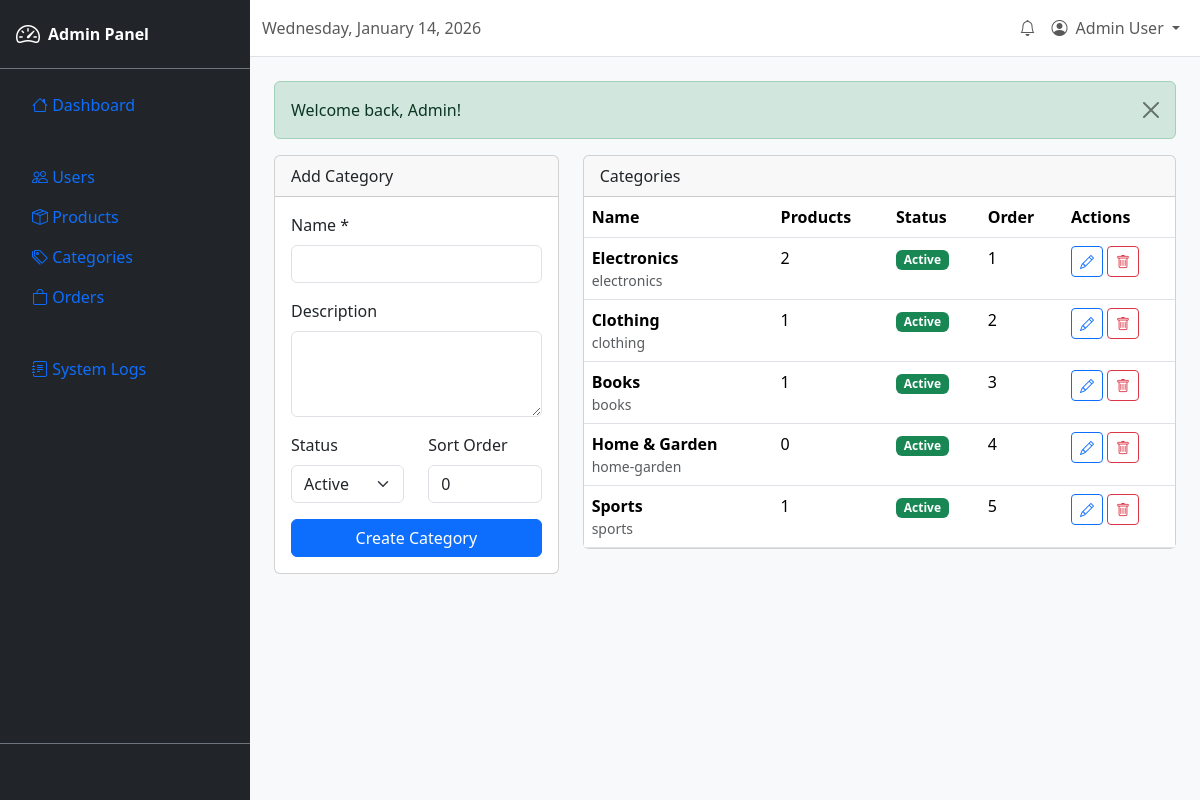
Screenshot of /admin/categories.php (signed in) with the database file from the repository.
### tables this page shows
CREATE TABLE categories (
    id INT AUTO_INCREMENT PRIMARY KEY,

     
    name VARCHAR(100) NOT NULL,

     
    slug VARCHAR(100) NOT NULL UNIQUE,

     
    description TEXT DEFAULT NULL,

     
    image VARCHAR(255) DEFAULT NULL,

     
    parent_id INT DEFAULT NULL,

     
    sort_order INT DEFAULT 0,

     
    status ENUM('active', 'inactive') DEFAULT 'active',

     
    created_at TIMESTAMP DEFAULT CURRENT_TIMESTAMP,
    updated_at TIMESTAMP DEFAULT CURRENT_TIMESTAMP ON UPDATE CURRENT_TIMESTAMP,

     
    FOREIGN KEY (parent_id) REFERENCES categories(id) ON DELETE SET NULL,

     
    INDEX idx_slug (slug)
);

### includes/functions.php (called while the page is built, shortened)
<?php
function sanitize(string $input): string
{
    return htmlspecialchars(trim($input), ENT_QUOTES, 'UTF-8');
}
function getFlashMessage(): ?array
{
    if (isset($_SESSION['flash_message'])) {
        $message = $_SESSION['flash_message'];
        return $message;
    }
    return null;
}

### admin/categories.php (the view, shortened to what this page needs)
<?php
$db = getDB();
$categories = $db->query("
    SELECT c.*, COUNT(p.id) as product_count
    FROM categories c
    LEFT JOIN products p ON c.id = p.category_id
    GROUP BY c.id
    ORDER BY c.sort_order, c.name
")->fetchAll();
$editCategory = null;
?>
<!DOCTYPE html>
<html lang="en">
<head>
    <link href="https://cdn.jsdelivr.net/npm/bootstrap@5.3.2/dist/css/bootstrap.min.css" rel="stylesheet">
    <link href="https://cdn.jsdelivr.net/npm/bootstrap-icons@1.11.1/font/bootstrap-icons.css" rel="stylesheet">
</head>
<body>
    <div class="admin-wrapper">
        <?php include __DIR__ . '/includes/sidebar.php'; ?>
        <div class="admin-content">
            <?php include __DIR__ . '/includes/topbar.php'; ?>
            <div class="p-4">
                <?php $flash = getFlashMessage(); ?>
                <?php if ($flash): ?>
                    <div class="alert alert-<?= $flash['type'] === 'error' ? 'danger' : $flash['type'] ?> alert-dismissible">
                        <?= sanitize($flash['message']) ?>
                        <button type="button" class="btn-close" data-bs-dismiss="alert"></button>
                    </div>
                <?php endif; ?>
                <div class="row">
                    <div class="col-md-4">
                        <div class="card">
                            <div class="card-header">
                                <?= $editCategory ? 'Edit Category' : 'Add Category' ?>
                            </div>
                            <div class="card-body">
                                <form method="POST">
                                    <div class="mb-3">
                                        <label class="form-label">Name *</label>
                                        <input type="text" class="form-control" name="name"
                                               value="<?= sanitize($editCategory['name'] ?? '') ?>" required>
                                    </div>
                                    <div class="mb-3">
                                        <label class="form-label">Description</label>
                                        <textarea class="form-control" name="description" rows="3"
                                            ><?= sanitize($editCategory['description'] ?? '') ?></textarea>
                                    </div>
                                    <div class="row mb-3">
                                        <div class="col-6">
                                            <label class="form-label">Status</label>
                                            <select class="form-select" name="status">
                                                <option value="active" <?= ($editCategory['status'] ?? '') === 'active' ? 'selected' : '' ?>>Active</option>
                                            </select>
                                        </div>
                                        <div class="col-6">
                                            <label class="form-label">Sort Order</label>
                                            <input type="number" class="form-control" name="sort_order"
                                                   value="<?= $editCategory['sort_order'] ?? 0 ?>">
                                        </div>
                                    </div>
                                    <div class="d-grid gap-2">
                                        <button type="submit" class="btn btn-primary">
                                            <?= $editCategory ? 'Update' : 'Create' ?> Category
                                        </button>
                                    </div>
                                </form>
                            </div>
                        </div>
                    </div>
                    <div class="col-md-8">
                        <div class="card">
                            <div class="card-header">Categories</div>
                            <div class="card-body p-0">
                                <table class="table table-hover mb-0">
                                    <thead>
                                        <tr>
                                            <th>Name</th>
                                            <th>Products</th>
                                            <th>Status</th>
                                            <th>Order</th>
                                            <th>Actions</th>
                                        </tr>
                                    </thead>
                                    <tbody>
                                        <?php foreach ($categories as $cat): ?>
                                            <tr>
                                                <td>
                                                    <strong><?= sanitize($cat['name']) ?></strong>
                                                    <div class="text-muted small"><?= sanitize($cat['slug']) ?></div>
                                                </td>
                                                <td><?= $cat['product_count'] ?></td>
                                                <td>
                                                    <span class="badge bg-<?= $cat['status'] === 'active' ? 'success' : 'secondary' ?>">
                                                        <?= ucfirst($cat['status']) ?>
                                                    </span>
                                                </td>
                                                <td><?= $cat['sort_order'] ?></td>
                                                <td>
                                                    <a href="?action=edit&id=<?= $cat['id'] ?>" class="btn btn-sm btn-outline-primary">
                                                        <i class="bi bi-pencil"></i>
                                                    </a>
                                                    <form method="POST" class="d-inline" onsubmit="return confirm('Delete?')">
                                                        <button type="submit" class="btn btn-sm btn-outline-danger">
                                                            <i class="bi bi-trash"></i>
                                                        </button>
                                                    </form>
                                                </td>
                                            </tr>
                                        <?php endforeach; ?>
                                    </tbody>
                                </table>
                            </div>
                        </div>
                    </div>
                </div>
            </div>
        </div>
    </div>
</body>
</html>

### admin/includes/sidebar.php
<?php
$currentPage = basename($_SERVER['PHP_SELF'], '.php');
?>
<nav class="admin-sidebar d-flex flex-column">
    <div class="p-3 border-bottom border-secondary">
        <a href="<?= BASE_URL ?>/admin/index.php" class="text-white text-decoration-none d-flex align-items-center">
            <i class="bi bi-speedometer2 fs-4 me-2"></i>
            <span class="fw-bold">Admin Panel</span>
        </a>
    </div>
    <ul class="nav flex-column p-3">
        <li class="nav-item">
            <a href="<?= BASE_URL ?>/admin/index.php"
               class="nav-link <?= $currentPage === 'index' ? 'active' : '' ?>">
                <i class="bi bi-house"></i> Dashboard
            </a>
        </li>
        <li class="nav-item mt-2">
            <span class="text-muted small text-uppercase px-3">Management</span>
        </li>
        <li class="nav-item">
            <a href="<?= BASE_URL ?>/admin/users.php"
               class="nav-link <?= $currentPage === 'users' ? 'active' : '' ?>">
                <i class="bi bi-people"></i> Users
            </a>
        </li>
        <li class="nav-item">
            <a href="<?= BASE_URL ?>/admin/products.php"
               class="nav-link <?= $currentPage === 'products' ? 'active' : '' ?>">
                <i class="bi bi-box-seam"></i> Products
            </a>
        </li>
        <li class="nav-item">
            <a href="<?= BASE_URL ?>/admin/categories.php"
               class="nav-link <?= $currentPage === 'categories' ? 'active' : '' ?>">
                <i class="bi bi-tags"></i> Categories
            </a>
        </li>
        <li class="nav-item">
            <a href="<?= BASE_URL ?>/admin/orders.php"
               class="nav-link <?= $currentPage === 'orders' ? 'active' : '' ?>">
                <i class="bi bi-bag"></i> Orders
            </a>
        </li>
        <li class="nav-item mt-2">
            <span class="text-muted small text-uppercase px-3">Reports</span>
        </li>
        <li class="nav-item">
            <a href="<?= BASE_URL ?>/admin/logs.php"
               class="nav-link <?= $currentPage === 'logs' ? 'active' : '' ?>">
                <i class="bi bi-journal-text"></i> System Logs
            </a>
        </li>
    </ul>
    <div class="mt-auto p-3 border-top border-secondary">
        <a href="<?= BASE_URL ?>/index.php" class="text-muted text-decoration-none small">
            <i class="bi bi-arrow-left"></i> Back to Store
        </a>
    </div>
</nav>

### admin/includes/topbar.php (shortened to what this page needs)
<nav class="navbar navbar-expand navbar-light bg-white border-bottom">
    <div class="container-fluid">
        <span class="navbar-text">
            <?= date('l, F j, Y') ?>
        </span>
        <ul class="navbar-nav ms-auto">
            <li class="nav-item dropdown">
                <a class="nav-link" href="#" data-bs-toggle="dropdown">
                    <i class="bi bi-bell"></i>
                </a>
            </li>
            <li class="nav-item dropdown">
                <a class="nav-link dropdown-toggle" href="#" data-bs-toggle="dropdown">
                    <i class="bi bi-person-circle me-1"></i>
                    <?= sanitize($_SESSION['user_name'] ?? 'Admin') ?>
                </a>
            </li>
        </ul>
    </div>
</nav>

### admin/categories.php (style rules this page uses)
.admin-wrapper { display: flex; min-height: 100vh; }
.admin-sidebar { width: 250px; background: #212529; }
.admin-content { flex: 1; background: #f8f9fa; }

### rows the page displays
categories: name "Electronics", slug "electronics", product_count "2", status "Active", sort_order "1"
categories: name "Clothing", slug "clothing", product_count "1", status "Active", sort_order "2"
categories: name "Books", slug "books", product_count "1", status "Active", sort_order "3"
categories: name "Home & Garden", slug "home-garden", product_count "0", status "Active", sort_order "4"
categories: name "Sports", slug "sports", product_count "1", status "Active", sort_order "5"

### other values shown
$_SESSION['user_name'] "Admin User"
$flash['message'] "Welcome back, Admin!"
